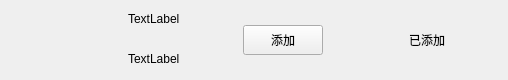
<?xml version="1.0" encoding="UTF-8"?>
<ui version="4.0">
 <class>ApplyFriendItem</class>
 <widget class="QWidget" name="ApplyFriendItem">
  <property name="geometry">
   <rect>
    <x>0</x>
    <y>0</y>
    <width>508</width>
    <height>80</height>
   </rect>
  </property>
  <property name="minimumSize">
   <size>
    <width>0</width>
    <height>80</height>
   </size>
  </property>
  <property name="maximumSize">
   <size>
    <width>16777215</width>
    <height>80</height>
   </size>
  </property>
  <property name="windowTitle">
   <string>Form</string>
  </property>
  <layout class="QHBoxLayout" name="horizontalLayout">
   <property name="spacing">
    <number>6</number>
   </property>
   <property name="leftMargin">
    <number>9</number>
   </property>
   <property name="topMargin">
    <number>0</number>
   </property>
   <property name="rightMargin">
    <number>0</number>
   </property>
   <property name="bottomMargin">
    <number>0</number>
   </property>
   <item>
    <spacer name="horizontalSpacer">
     <property name="orientation">
      <enum>Qt::Orientation::Horizontal</enum>
     </property>
     <property name="sizeType">
      <enum>QSizePolicy::Policy::Fixed</enum>
     </property>
     <property name="sizeHint" stdset="0">
      <size>
       <width>50</width>
       <height>20</height>
      </size>
     </property>
    </spacer>
   </item>
   <item>
    <widget class="QLabel" name="icon_lb">
     <property name="minimumSize">
      <size>
       <width>45</width>
       <height>45</height>
      </size>
     </property>
     <property name="maximumSize">
      <size>
       <width>45</width>
       <height>45</height>
      </size>
     </property>
     <property name="text">
      <string/>
     </property>
    </widget>
   </item>
   <item>
    <widget class="QWidget" name="widget" native="true">
     <layout class="QHBoxLayout" name="horizontalLayout_2">
      <property name="topMargin">
       <number>2</number>
      </property>
      <property name="bottomMargin">
       <number>2</number>
      </property>
      <item>
       <widget class="QWidget" name="widget_2" native="true">
        <layout class="QVBoxLayout" name="verticalLayout">
         <property name="spacing">
          <number>10</number>
         </property>
         <property name="topMargin">
          <number>2</number>
         </property>
         <property name="bottomMargin">
          <number>2</number>
         </property>
         <item>
          <widget class="QLabel" name="user_name_lb">
           <property name="minimumSize">
            <size>
             <width>100</width>
             <height>30</height>
            </size>
           </property>
           <property name="maximumSize">
            <size>
             <width>200</width>
             <height>30</height>
            </size>
           </property>
           <property name="text">
            <string>TextLabel</string>
           </property>
          </widget>
         </item>
         <item>
          <widget class="QLabel" name="user_chat_lb">
           <property name="minimumSize">
            <size>
             <width>100</width>
             <height>30</height>
            </size>
           </property>
           <property name="maximumSize">
            <size>
             <width>200</width>
             <height>30</height>
            </size>
           </property>
           <property name="text">
            <string>TextLabel</string>
           </property>
          </widget>
         </item>
        </layout>
       </widget>
      </item>
      <item>
       <widget class="ClickedBtn" name="addBtn">
        <property name="minimumSize">
         <size>
          <width>80</width>
          <height>30</height>
         </size>
        </property>
        <property name="maximumSize">
         <size>
          <width>80</width>
          <height>30</height>
         </size>
        </property>
        <property name="text">
         <string>添加</string>
        </property>
       </widget>
      </item>
      <item>
       <spacer name="horizontalSpacer_3">
        <property name="orientation">
         <enum>Qt::Orientation::Horizontal</enum>
        </property>
        <property name="sizeHint" stdset="0">
         <size>
          <width>40</width>
          <height>20</height>
         </size>
        </property>
       </spacer>
      </item>
      <item>
       <widget class="QLabel" name="already_add_lb">
        <property name="minimumSize">
         <size>
          <width>40</width>
          <height>0</height>
         </size>
        </property>
        <property name="text">
         <string>已添加</string>
        </property>
       </widget>
      </item>
      <item>
       <spacer name="horizontalSpacer_2">
        <property name="orientation">
         <enum>Qt::Orientation::Horizontal</enum>
        </property>
        <property name="sizeType">
         <enum>QSizePolicy::Policy::Fixed</enum>
        </property>
        <property name="sizeHint" stdset="0">
         <size>
          <width>50</width>
          <height>20</height>
         </size>
        </property>
       </spacer>
      </item>
     </layout>
    </widget>
   </item>
  </layout>
 </widget>
 <customwidgets>
  <customwidget>
   <class>ClickedBtn</class>
   <extends>QPushButton</extends>
   <header location="global">clickedbtn.h</header>
  </customwidget>
 </customwidgets>
 <resources/>
 <connections/>
</ui>
